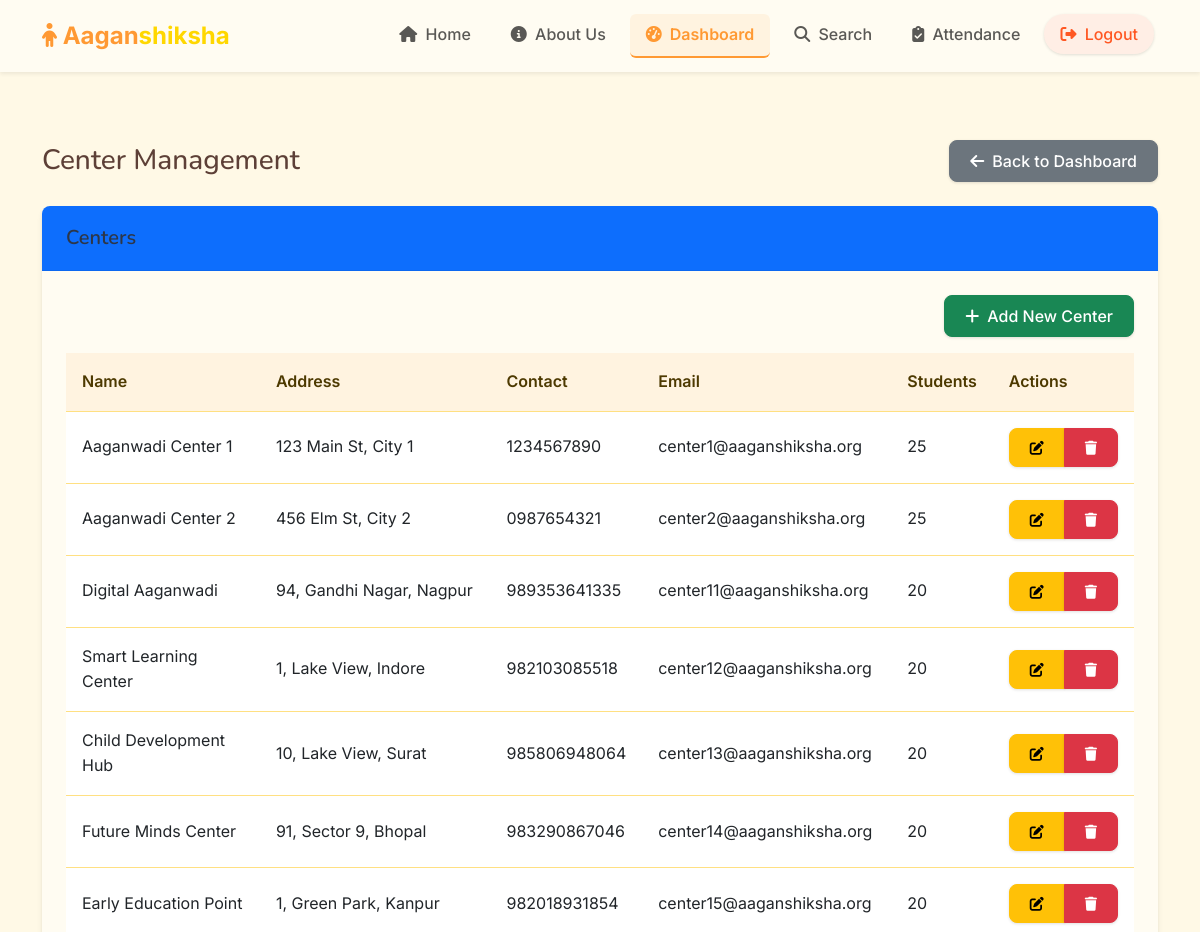
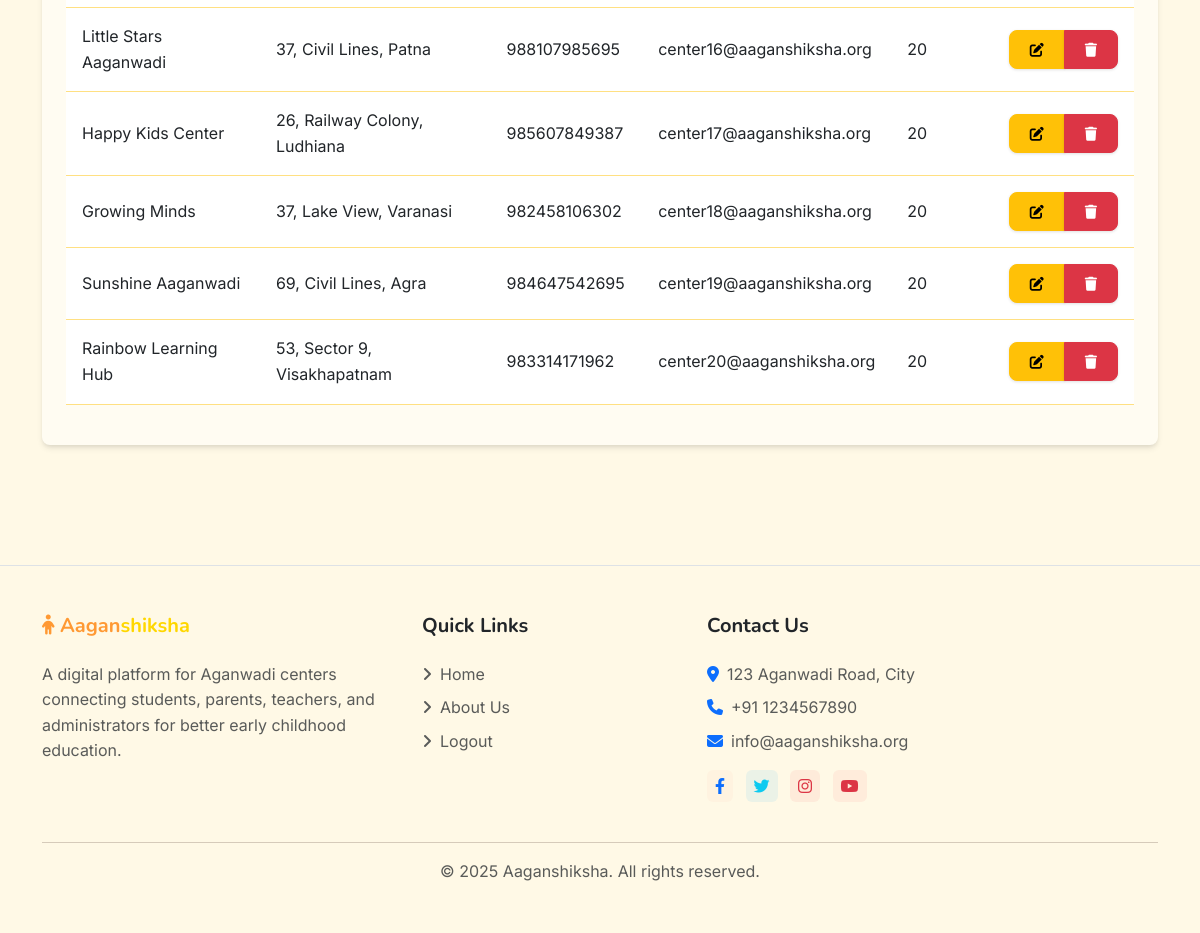
The app's page /admin/centers (signed in), older data (2 pictures, top to bottom).
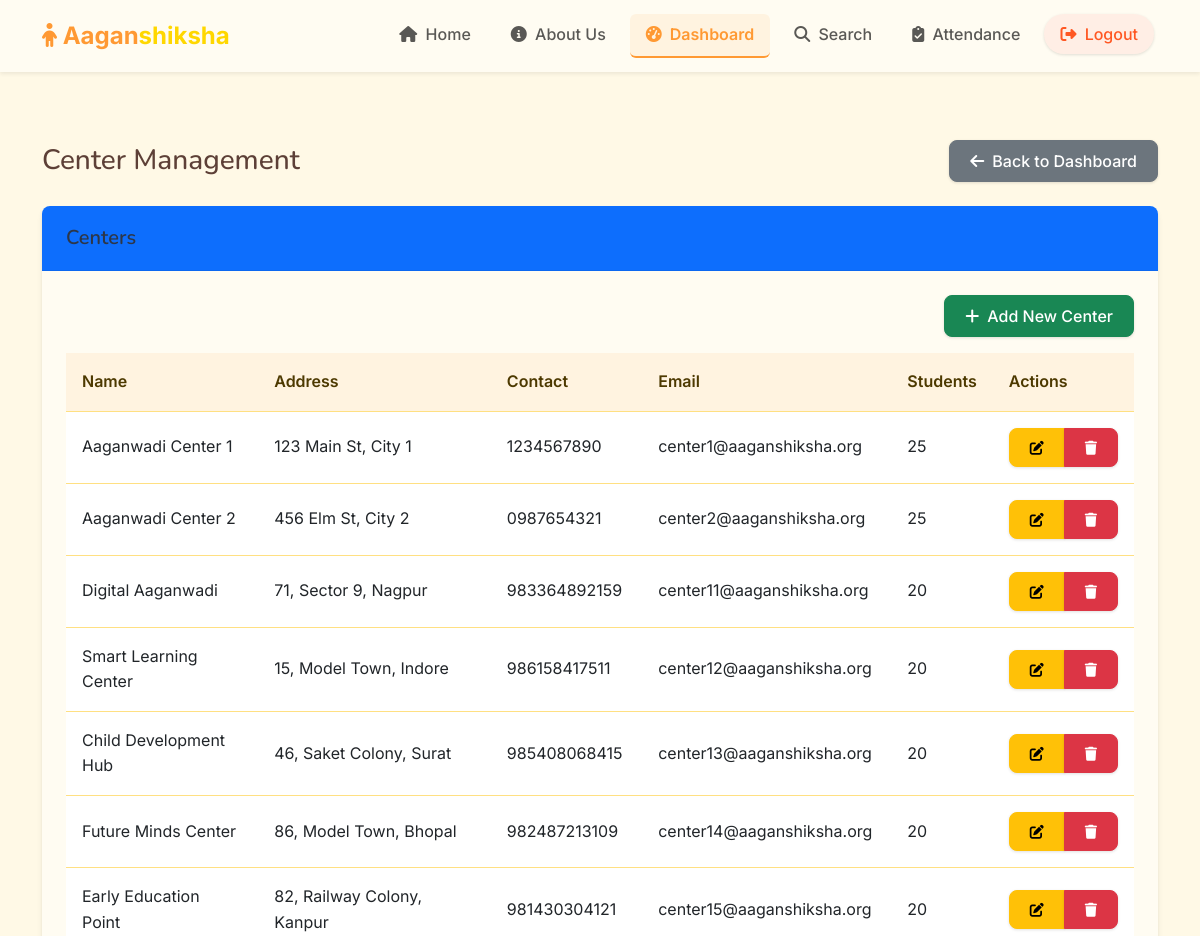
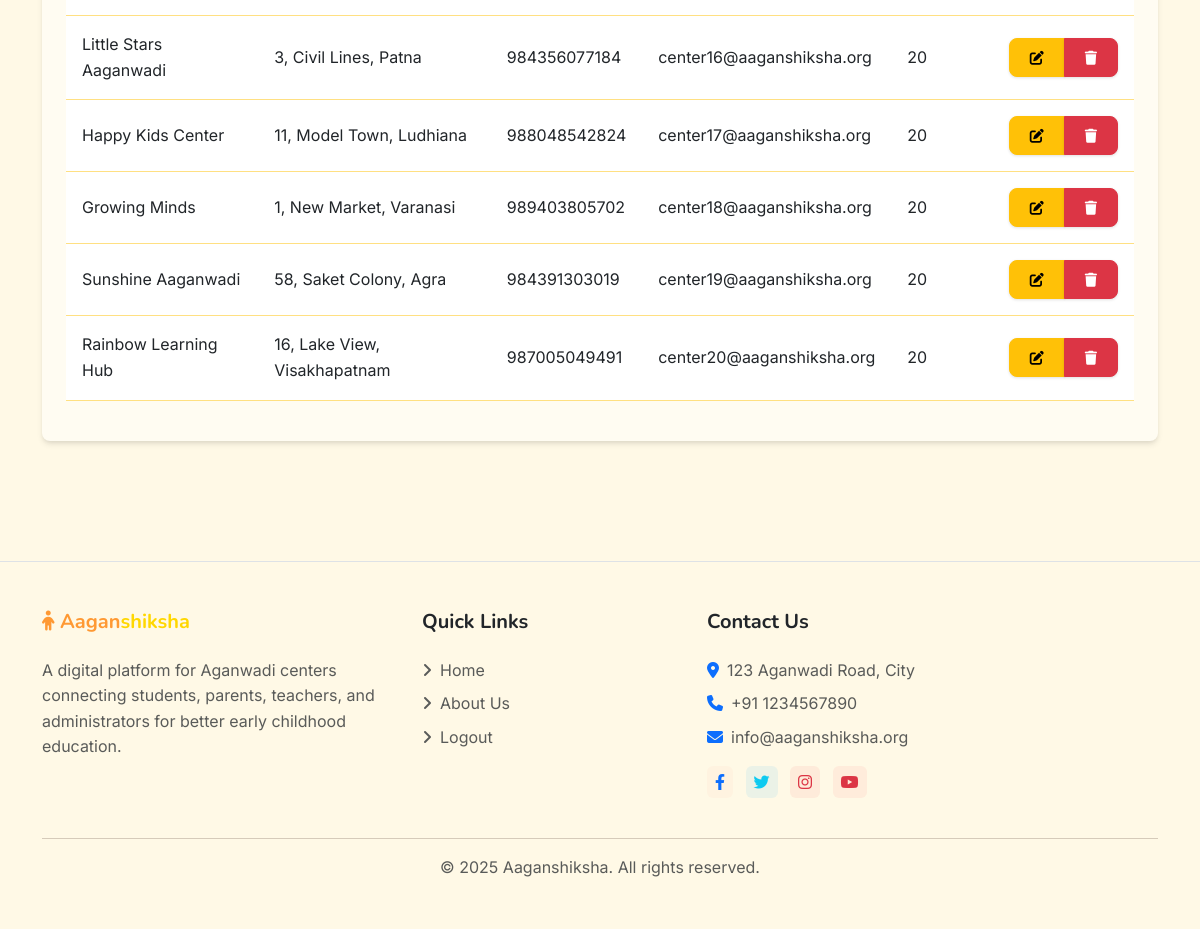
The same page, newer data (2 pictures, top to bottom).
### models.py (models this page shows)
class Center(db.Model):
    id = db.Column(db.Integer, primary_key=True)
    name = db.Column(db.String(100), nullable=False)
    address = db.Column(db.String(200), nullable=False)
    contact_number = db.Column(db.String(15))
    email = db.Column(db.String(120))
    created_at = db.Column(db.DateTime, default=datetime.utcnow)
    students = db.relationship('Student', backref='center', lazy=True)
    inventory_items = db.relationship('Inventory', backref='center', lazy=True)

### routes/admin.py (the view)
@admin_bp.route('/centers')
@login_required
@admin_required
def centers():
    centers = Center.query.all()
    return render_template('admin/centers.html', centers=centers)

### templates/admin/centers.html (shortened to what this page needs)
{% extends 'base.html' %}
{% block content %}
<div class="container py-4">
    <div class="d-flex justify-content-between align-items-center mb-4">
        <h1 class="h3 mb-0">Center Management</h1>
        <a href="{{ url_for('admin.dashboard') }}" class="btn btn-secondary">
            <i class="fas fa-arrow-left me-2"></i>Back to Dashboard
        </a>
    </div>
    <div class="card mb-4">
        <div class="card-header bg-primary text-white">
            <h5 class="mb-0">
                {% if is_add %}
                    Add New Center
                {% elif is_edit %}
                    Edit Center
                {% else %}
                    Centers
                {% endif %}
            </h5>
        </div>
        <div class="card-body">
            {% if is_add or is_edit %}
                <form method="POST">
                    {{ form.hidden_tag() }}
                    <div class="mb-3">
                        <label class="form-label">Center Name</label>
                        {{ form.name(class="form-control") }}
                        {% if form.name.errors %}
                            <div class="text-danger">
                                {% for error in form.name.errors %}
                                    <small>{{ error }}</small>
                                {% endfor %}
                            </div>
                        {% endif %}
                    </div>
                    <div class="mb-3">
                        <label class="form-label">Address</label>
                        {{ form.address(class="form-control") }}
                        {% if form.address.errors %}
                            <div class="text-danger">
                                {% for error in form.address.errors %}
                                    <small>{{ error }}</small>
                                {% endfor %}
                            </div>
                        {% endif %}
                    </div>
                    <div class="row mb-3">
                        <div class="col-md-6">
                            <label class="form-label">Contact Number</label>
                            {{ form.contact_number(class="form-control") }}
                            {% if form.contact_number.errors %}
                                <div class="text-danger">
                                    {% for error in form.contact_number.errors %}
                                        <small>{{ error }}</small>
                                    {% endfor %}
                                </div>
                            {% endif %}
                        </div>
                        <div class="col-md-6">
                            <label class="form-label">Email</label>
                            {{ form.email(class="form-control") }}
                            {% if form.email.errors %}
                                <div class="text-danger">
                                    {% for error in form.email.errors %}
                                        <small>{{ error }}</small>
                                    {% endfor %}
                                </div>
                            {% endif %}
                        </div>
                    </div>
                    <div class="d-flex justify-content-between">
                        <a href="{{ url_for('admin.centers') }}" class="btn btn-secondary">Cancel</a>
                        {{ form.submit(class="btn btn-primary") }}
                    </div>
                </form>
            {% else %}
                <div class="d-flex justify-content-end mb-3">
                    <a href="{{ url_for('admin.add_center') }}" class="btn btn-success">
                        <i class="fas fa-plus me-2"></i>Add New Center
                    </a>
                </div>
                <div class="table-responsive">
                    <table class="table table-hover">
                        <thead>
                            <tr>
                                <th>Name</th>
                                <th>Address</th>
                                <th>Contact</th>
                                <th>Email</th>
                                <th>Students</th>
                                <th>Actions</th>
                            </tr>
                        </thead>
                        <tbody>
                            {% if centers %}
                                {% for center in centers %}
                                    <tr>
                                        <td>{{ center.name }}</td>
                                        <td>{{ center.address }}</td>
                                        <td>{{ center.contact_number }}</td>
                                        <td>{{ center.email }}</td>
                                        <td>{{ center.students|length }}</td>
                                        <td>
                                            <div class="btn-group btn-group-sm">
                                                <a href="{{ url_for('admin.edit_center', id=center.id) }}" class="btn btn-warning">
                                                    <i class="fas fa-edit"></i>
                                                </a>
                                                <button type="button" class="btn btn-danger" data-bs-toggle="modal" data-bs-target="#deleteModal{{ center.id }}">
                                                    <i class="fas fa-trash"></i>
                                                </button>
                                            </div>
                                        </td>
                                    </tr>
                                {% endfor %}
                            {% else %}
                                <tr>
                                    <td colspan="6" class="text-center">No centers found.</td>
                                </tr>
                            {% endif %}
                        </tbody>
                    </table>
                </div>
            {% endif %}
        </div>
    </div>
</div>
{% endblock %}

### templates/base.html (shortened to what this page needs)
<!DOCTYPE html>
<html lang="en" data-bs-theme="light">
<head>
    <link href="https://cdn.jsdelivr.net/npm/bootstrap@5.3.0/dist/css/bootstrap.min.css" rel="stylesheet">
    <link rel="stylesheet" href="https://cdnjs.cloudflare.com/ajax/libs/font-awesome/6.4.0/css/all.min.css">
    <link rel="stylesheet" href="https://cdnjs.cloudflare.com/ajax/libs/animate.css/4.1.1/animate.min.css">
    <link rel="stylesheet" href="{{ url_for('static', filename='css/style.css') }}">
</head>
<body>
    <nav class="navbar navbar-expand-lg fixed-top shadow-sm navbar-light" style="background-color: #FFFCF2;">
        <div class="container">
            <a class="navbar-brand fw-bold" href="{{ url_for('home.index') }}">
                <i class="fas fa-child" style="color: #FF9933; background: transparent;"></i>
                <span style="color: #FF9933;">Aagan</span><span style="color: #FFD700;">shiksha</span>
            </a>
            <div class="collapse navbar-collapse" id="navbarNav">
                <ul class="navbar-nav ms-auto">
                    <li class="nav-item mx-1">
                        <a class="nav-link rounded px-3 {% if request.path == '/' %}active{% endif %}" href="{{ url_for('home.index') }}">
                            <i class="fas fa-home me-1"></i> Home
                        </a>
                    </li>
                    <li class="nav-item mx-1">
                        <a class="nav-link rounded px-3 {% if request.path == '/about' %}active{% endif %}" href="{{ url_for('home.about') }}">
                            <i class="fas fa-info-circle me-1"></i> About Us
                        </a>
                    </li>
                    {% if current_user.is_authenticated %}
                        {% if current_user.role == 'admin' %}
                            <li class="nav-item mx-1">
                                <a class="nav-link rounded px-3 {% if '/admin/' in request.path and not '/admin/search' in request.path %}active{% endif %}" href="{{ url_for('admin.dashboard') }}">
                                    <i class="fas fa-tachometer-alt me-1"></i> Dashboard
                                </a>
                            </li>
                            <li class="nav-item mx-1">
                                <a class="nav-link rounded px-3 {% if '/admin/search' in request.path %}active{% endif %}" href="{{ url_for('admin.search') }}">
                                    <i class="fas fa-search me-1"></i> Search
                                </a>
                            </li>
                        {% elif current_user.role == 'teacher' %}
                            <li class="nav-item mx-1">
                                <a class="nav-link rounded px-3 {% if '/teacher/' in request.path %}active{% endif %}" href="{{ url_for('teacher.dashboard') }}">
                                    <i class="fas fa-chalkboard-teacher me-1"></i> Dashboard
                                </a>
                            </li>
                        {% endif %}
                        <li class="nav-item mx-1">
                            <a class="nav-link rounded px-3 {% if '/attendance/' in request.path %}active{% endif %}" href="{{ url_for('attendance.index') }}">
                                <i class="fas fa-clipboard-check me-1"></i> Attendance
                            </a>
                        </li>
                        <li class="nav-item mx-1">
                            <a class="nav-link rounded-pill btn btn-soft-danger px-3" href="{{ url_for('auth.logout') }}">
                                <i class="fas fa-sign-out-alt me-1"></i> Logout
                            </a>
                        </li>
                    {% else %}
                        <li class="nav-item mx-1">
                            <a class="nav-link rounded-pill btn btn-soft-primary px-3 {% if '/auth/login' in request.path %}active{% endif %}" href="{{ url_for('auth.login') }}">
                                <i class="fas fa-sign-in-alt me-1"></i> Login
                            </a>
                        </li>
                    {% endif %}
                </ul>
            </div>
        </div>
    </nav>
    <div style="height: 76px;"></div>
    <main class="py-4">
        {% block content %}{% endblock %}
    </main>
    <footer style="background-color: #FFF9E6;" class="py-5 mt-5 border-top">
        <div class="container">
            <div class="row g-4">
                <div class="col-lg-4 col-md-6">
                    <div class="mb-4">
                        <h5 class="fw-bold mb-4">
                            <i class="fas fa-child" style="color: #FF9933;"></i>
                            <span style="color: #FF9933;">Aagan</span><span style="color: #FFD700;">shiksha</span>
                        </h5>
                        <p class="text-muted">A digital platform for Aganwadi centers connecting students, parents, teachers, and administrators for better early childhood education.</p>
                    </div>
                </div>
                <div class="col-lg-3 col-md-6">
                    <div class="mb-4">
                        <h5 class="fw-bold text-dark mb-4">Quick Links</h5>
                        <ul class="list-unstyled">
                            <li class="mb-2"><a href="{{ url_for('home.index') }}" class="text-decoration-none text-muted"><i class="fas fa-angle-right me-2"></i>Home</a></li>
                            <li class="mb-2"><a href="{{ url_for('home.about') }}" class="text-decoration-none text-muted"><i class="fas fa-angle-right me-2"></i>About Us</a></li>
                            {% if current_user.is_authenticated %}
                                <li class="mb-2"><a href="{{ url_for('auth.logout') }}" class="text-decoration-none text-muted"><i class="fas fa-angle-right me-2"></i>Logout</a></li>
                            {% else %}
                                <li class="mb-2"><a href="{{ url_for('auth.login') }}" class="text-decoration-none text-muted"><i class="fas fa-angle-right me-2"></i>Login</a></li>
                            {% endif %}
                        </ul>
                    </div>
                </div>
                <div class="col-lg-5 col-md-6">
                    <div class="mb-4">
                        <h5 class="fw-bold text-dark mb-4">Contact Us</h5>
                        <div class="text-muted">
                            <p class="mb-2"><i class="fas fa-map-marker-alt text-primary me-2"></i>123 Aganwadi Road, City</p>
                            <p class="mb-2"><i class="fas fa-phone text-primary me-2"></i>+91 1234567890</p>
                            <p class="mb-2"><i class="fas fa-envelope text-primary me-2"></i>info@aaganshiksha.org</p>
                        </div>
                        <div class="social-icons mt-3">
                            <a href="#" class="text-decoration-none me-2"><i class="fab fa-facebook-f p-2 rounded bg-soft-primary text-primary"></i></a>
                            <a href="#" class="text-decoration-none me-2"><i class="fab fa-twitter p-2 rounded bg-soft-info text-info"></i></a>
                            <a href="#" class="text-decoration-none me-2"><i class="fab fa-instagram p-2 rounded bg-soft-danger text-danger"></i></a>
                            <a href="#" class="text-decoration-none"><i class="fab fa-youtube p-2 rounded bg-soft-danger text-danger"></i></a>
                        </div>
                    </div>
                </div>
            </div>
            <hr>
            <div class="text-center text-muted">
                <p class="mb-0">&copy; {{ current_year|default(2025) }} Aaganshiksha. All rights reserved.</p>
            </div>
        </div>
    </footer>
</body>
</html>

Row changes from the older to the newer data that the page shows:
changed Center "Digital Aaganwadi": address "94, Gandhi Nagar, Nagpur" → "71, Sector 9, Nagpur"; contact_number "989353641335" → "983364892159"
changed Center "Smart Learning Center": address "1, Lake View, Indore" → "15, Model Town, Indore"; contact_number "982103085518" → "986158417511"
changed Center "Child Development Hub": address "10, Lake View, Surat" → "46, Saket Colony, Surat"; contact_number "985806948064" → "985408068415"
changed Center "Future Minds Center": address "91, Sector 9, Bhopal" → "86, Model Town, Bhopal"; contact_number "983290867046" → "982487213109"
changed Center "Early Education Point": address "1, Green Park, Kanpur" → "82, Railway Colony, Kanpur"; contact_number "982018931854" → "981430304121"
changed Center "Little Stars Aaganwadi": address "37, Civil Lines, Patna" → "3, Civil Lines, Patna"; contact_number "988107985695" → "984356077184"
changed Center "Happy Kids Center": address "26, Railway Colony, Ludhiana" → "11, Model Town, Ludhiana"; contact_number "985607849387" → "988048542824"
changed Center "Growing Minds": address "37, Lake View, Varanasi" → "1, New Market, Varanasi"; contact_number "982458106302" → "989403805702"
changed Center "Sunshine Aaganwadi": address "69, Civil Lines, Agra" → "58, Saket Colony, Agra"; contact_number "984647542695" → "984391303019"
changed Center "Rainbow Learning Hub": address "53, Sector 9, Visakhapatnam" → "16, Lake View, Visakhapatnam"; contact_number "983314171962" → "987005049491"
